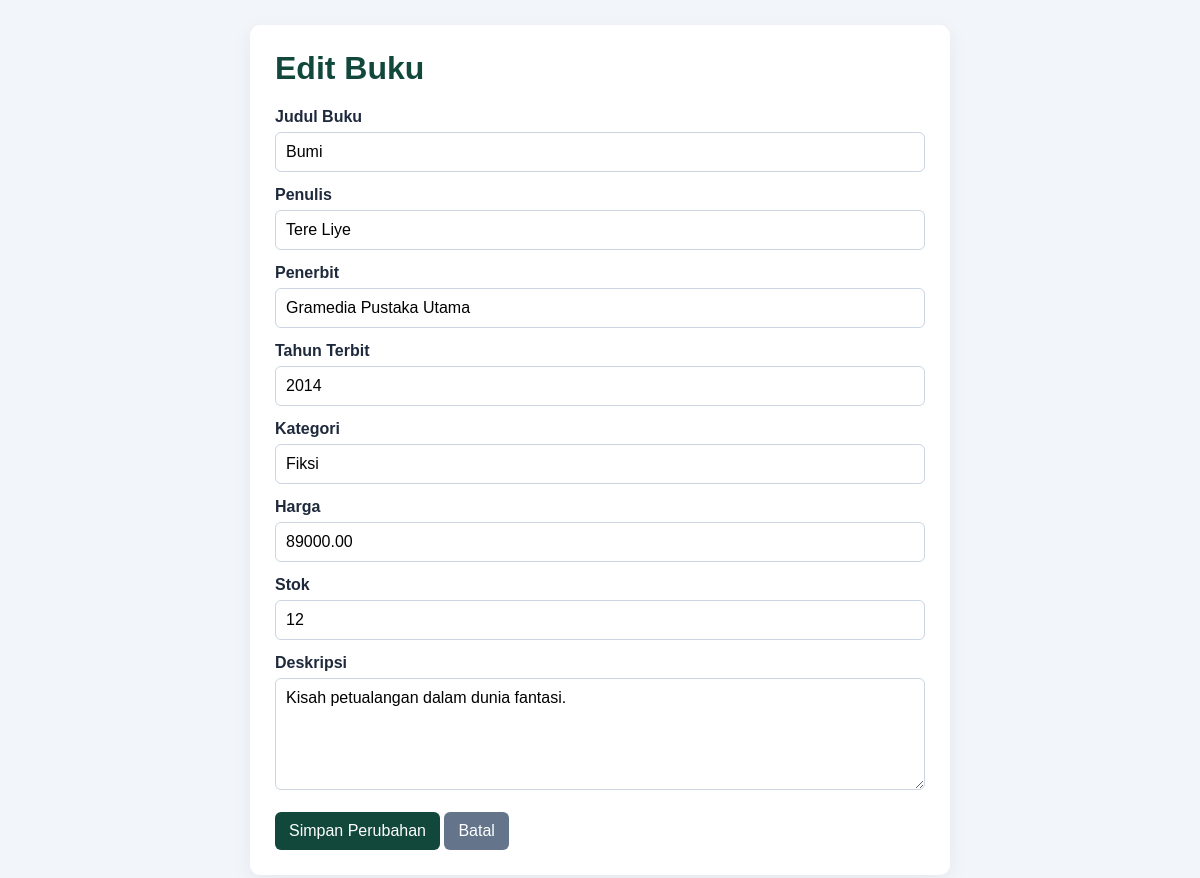
Screenshot of /Admin/Edit.php?id=2 (signed in) with the database file from the repository.
### tables this page shows
CREATE TABLE IF NOT EXISTS `buku` (
  `id` int NOT NULL AUTO_INCREMENT,
  `judul` varchar(200) NOT NULL,
  `penulis` varchar(150) NOT NULL,
  `penerbit` varchar(150) NOT NULL,
  `tahun_terbit` year NOT NULL,
  `kategori` varchar(100) NOT NULL,
  `harga` decimal(12,2) NOT NULL DEFAULT '0.00',
  `stok` int NOT NULL DEFAULT '0',
  `deskripsi` text,
  `cover` varchar(255) DEFAULT NULL,
  `created_at` timestamp NULL DEFAULT CURRENT_TIMESTAMP,
  `updated_at` timestamp NULL DEFAULT CURRENT_TIMESTAMP ON UPDATE CURRENT_TIMESTAMP,
  PRIMARY KEY (`id`)
);

### Admin/Edit.php (the view, shortened to what this page needs)
<?php
require_once __DIR__ . '/../Config/Database.php';
$id = (int) ($_GET['id'] ?? $_POST['id'] ?? 0);
$stmt = $pdo->prepare("SELECT * FROM buku WHERE id = :id");
$stmt->execute(['id' => $id]);
$item = $stmt->fetch(PDO::FETCH_ASSOC);
function e($value): string
{
    return htmlspecialchars(
        (string) ($value ?? ''),
        ENT_QUOTES,
        'UTF-8'
    );
}
?>
<!DOCTYPE html>
<html lang="id">
<head>
</head>
<body>
    <div class="panel">
        <h1>Edit Buku</h1>
        <form method="POST" action="Edit.php?id=<?= (int) $id ?>">
            <label for="judul">Judul Buku</label>
            <input
                type="text"
                id="judul"
                name="judul"
                value="<?= e($item['judul']) ?>"
                required
            >
            <label for="penulis">Penulis</label>
            <input
                type="text"
                id="penulis"
                name="penulis"
                value="<?= e($item['penulis']) ?>"
                required
            >
            <label for="penerbit">Penerbit</label>
            <input
                type="text"
                id="penerbit"
                name="penerbit"
                value="<?= e($item['penerbit']) ?>"
                required
            >
            <label for="tahun_terbit">Tahun Terbit</label>
            <input
                type="number"
                id="tahun_terbit"
                name="tahun_terbit"
                min="1000"
                max="9999"
                value="<?= e($item['tahun_terbit']) ?>"
                required
            >
            <label for="kategori">Kategori</label>
            <input
                type="text"
                id="kategori"
                name="kategori"
                value="<?= e($item['kategori']) ?>"
                required
            >
            <label for="harga">Harga</label>
            <input
                type="number"
                id="harga"
                name="harga"
                min="0"
                step="1000"
                value="<?= e($item['harga']) ?>"
                required
            >
            <label for="stok">Stok</label>
            <input
                type="number"
                id="stok"
                name="stok"
                min="0"
                step="1"
                value="<?= e($item['stok']) ?>"
                required
            >
            <label for="deskripsi">Deskripsi</label>
            <textarea
                id="deskripsi"
                name="deskripsi"
                rows="5"
            ><?= e($item['deskripsi'] ?? '') ?></textarea>
            <button type="submit">Simpan Perubahan</button>
            <a class="button secondary" href="Produk.php">Batal</a>
        </form>
    </div>
</body>
</html>

### Admin/Edit.php (style rules this page uses)
body { font-family: Arial, sans-serif; background: #f2f5f9; padding: 25px; margin: 0; color: #1e293b; }
.panel { max-width: 650px; margin: auto; background: white; padding: 25px; border-radius: 10px; box-shadow: 0 5px 20px rgba(0, 0, 0, .06); }
h1 { margin-top: 0; color: #12483b; }
label { display: block; margin-top: 14px; font-weight: bold; }
input, textarea { width: 100%; padding: 10px; margin-top: 6px; border: 1px solid #cbd5e1; border-radius: 6px; box-sizing: border-box; font: inherit; }
button, a.button { display: inline-block; margin-top: 18px; padding: 10px 14px; background: #12483b; color: white; border: 0; border-radius: 6px; text-decoration: none; cursor: pointer; font: inherit; }
a.button.secondary { background: #64748b; }

### rows the page displays
buku: judul "Bumi", penulis "Tere Liye", penerbit "Gramedia Pustaka Utama", tahun_terbit "2014", kategori "Fiksi", harga "89000.00", stok "12", deskripsi "Kisah petualangan dalam dunia fantasi."
